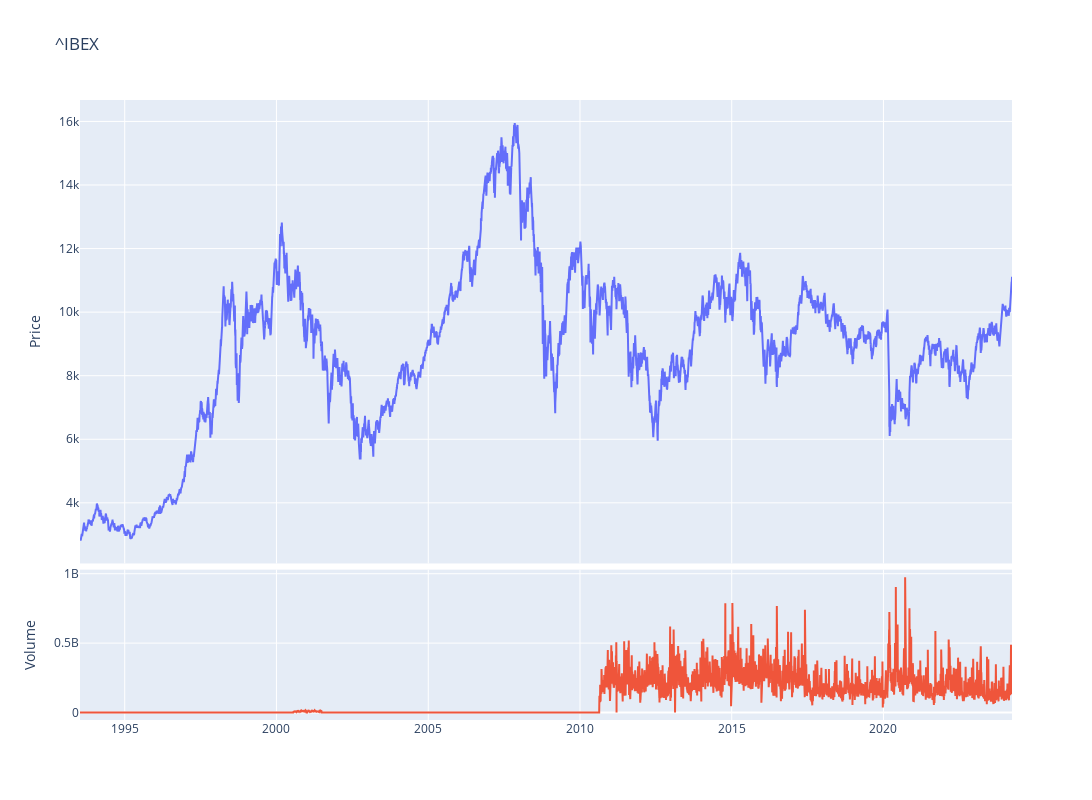

The notebook cell this image was saved under:
### Code cell
fig = make_subplots(rows=4, cols=1,shared_xaxes=True,vertical_spacing=0.01,specs=[[{'rowspan':3,'colspan':1}],[None],[None],[{'rowspan':1,'colspan':1}]])

# Graph (1,1)
fig.add_trace(go.Scatter(x=stock_ticker.index,y=stock_ticker['Adj Close'],mode="lines",name=f"{ticker}"),row=1, col=1)
# Update xaxis properties
fig.update_yaxes(title_text="Price", row=1, col=1)

# Graph (4,1)
fig.add_trace(go.Scatter(x=stock_ticker.index,y=stock_ticker['Volume'],mode="lines",name='Volume'),row=4, col=1)
fig.update_yaxes(title_text="Volume", row=4, col=1)

fig.update_layout(height=800, width=1300,showlegend=False,title=f"{ticker}")

fig.show()

### Figure 1 — Plotly figure (JSON) as saved in the notebook; plotly's stock layout.template omitted (floating-point values rounded to 4 significant figures; data arrays with more than 128 entries replaced by an {"elided": "..."} marker saying what was removed)
{"data": [{"mode": "lines", "name": "^IBEX", "type": "scatter", "x": {"elided": "7779 str values"}, "xaxis": "x", "y": {"elided": "7779 float values"}, "yaxis": "y"}, {"mode": "lines", "name": "Volume", "type": "scatter", "x": {"elided": "7779 str values"}, "xaxis": "x2", "y": {"elided": "7779 int values"}, "yaxis": "y2"}], "layout": {"height": 800, "showlegend": false, "title": {"text": "^IBEX"}, "width": 1300, "xaxis": {"anchor": "y", "domain": [0, 1], "matches": "x2", "showticklabels": false}, "xaxis2": {"anchor": "y2", "domain": [0, 1]}, "yaxis": {"anchor": "x", "domain": [0.2525, 1], "title": {"text": "Price"}}, "yaxis2": {"anchor": "x2", "domain": [0, 0.2425], "title": {"text": "Volume"}}}}
